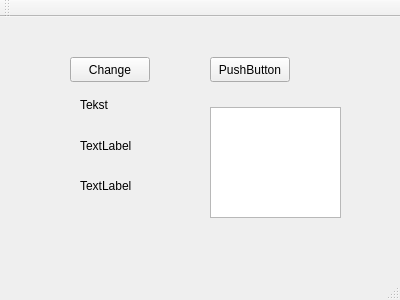
<?xml version="1.0" encoding="UTF-8"?>
<ui version="4.0">
 <class>MainWindow</class>
 <widget class="QMainWindow" name="MainWindow">
  <property name="geometry">
   <rect>
    <x>0</x>
    <y>0</y>
    <width>400</width>
    <height>300</height>
   </rect>
  </property>
  <property name="windowTitle">
   <string>MainWindow</string>
  </property>
  <widget class="QWidget" name="centralWidget">
   <widget class="QPushButton" name="btnChange">
    <property name="geometry">
     <rect>
      <x>70</x>
      <y>40</y>
      <width>80</width>
      <height>25</height>
     </rect>
    </property>
    <property name="text">
     <string>Change</string>
    </property>
   </widget>
   <widget class="QLabel" name="lblShow">
    <property name="geometry">
     <rect>
      <x>80</x>
      <y>80</y>
      <width>231</width>
      <height>17</height>
     </rect>
    </property>
    <property name="text">
     <string>&lt;html&gt;&lt;head/&gt;&lt;body&gt;&lt;p&gt;Tekst&lt;/p&gt;&lt;/body&gt;&lt;/html&gt;</string>
    </property>
   </widget>
   <widget class="QPushButton" name="pushButton">
    <property name="geometry">
     <rect>
      <x>210</x>
      <y>40</y>
      <width>80</width>
      <height>25</height>
     </rect>
    </property>
    <property name="text">
     <string>PushButton</string>
    </property>
   </widget>
   <widget class="QLabel" name="lblThird">
    <property name="geometry">
     <rect>
      <x>80</x>
      <y>120</y>
      <width>131</width>
      <height>17</height>
     </rect>
    </property>
    <property name="text">
     <string>TextLabel</string>
    </property>
   </widget>
   <widget class="QLabel" name="lblSecond">
    <property name="geometry">
     <rect>
      <x>80</x>
      <y>160</y>
      <width>191</width>
      <height>17</height>
     </rect>
    </property>
    <property name="text">
     <string>TextLabel</string>
    </property>
   </widget>
   <widget class="QTextEdit" name="textEdit">
    <property name="geometry">
     <rect>
      <x>210</x>
      <y>90</y>
      <width>131</width>
      <height>111</height>
     </rect>
    </property>
   </widget>
  </widget>
  <widget class="QMenuBar" name="menuBar">
   <property name="geometry">
    <rect>
     <x>0</x>
     <y>0</y>
     <width>400</width>
     <height>19</height>
    </rect>
   </property>
  </widget>
  <widget class="QToolBar" name="mainToolBar">
   <attribute name="toolBarArea">
    <enum>TopToolBarArea</enum>
   </attribute>
   <attribute name="toolBarBreak">
    <bool>false</bool>
   </attribute>
  </widget>
  <widget class="QStatusBar" name="statusBar"/>
 </widget>
 <layoutdefault spacing="6" margin="11"/>
 <resources/>
 <connections/>
</ui>
